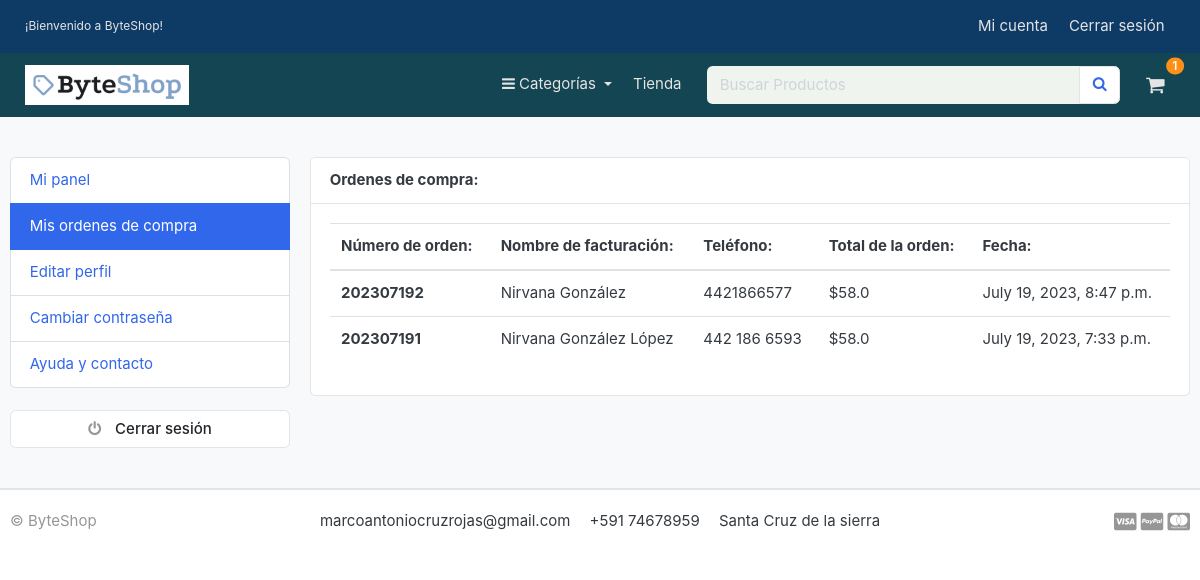
The app's page /accounts/my_orders/ (signed in) with its own data.
### orders/models.py (models this page shows, shortened)
class Order(models.Model):
    STATUS = (
        ('New', 'Nuevo'),
        ('Accepted', 'Aceptado'),
        ('Completed', 'Completado'),
        ('Cancelled', 'Cancelado'),
    )
    user = models.ForeignKey(Account, on_delete=models.SET_NULL, null=True)
    payment = models.ForeignKey(Payment, on_delete=models.SET_NULL, blank=True, null=True)
    order_number = models.CharField(max_length=20)
    first_name = models.CharField(max_length=50)
    last_name = models.CharField(max_length=50)
    phone = models.CharField(max_length=50)
    email = models.CharField(max_length=50)
    address_line_1 = models.CharField(max_length=100)
    address_line_2 = models.CharField(max_length=100)
    country = models.CharField(max_length=50)  # Agregado mio
    city = models.CharField(max_length=50)  # Agregado mio
    state = models.CharField(max_length=5)  # QUE ES CODIGO POSTAL EN CHECKOUT.HTML
    order_note = models.CharField(max_length=100, blank=True)
    order_total = models.FloatField()
    tax = models.FloatField()
    status = models.CharField(max_length=50, choices=STATUS, default='New')
    ip = models.CharField(blank=True, max_length=20)
    is_ordered = models.BooleanField(default=False)
    created_at = models.DateTimeField(auto_now_add=True)
    updated_at = models.DateTimeField(auto_now=True)
    def full_name(self):
        return f'{self.first_name} {self.last_name}'

### accounts/views.py (the view)
# urls.py: path('my_orders/', views.my_orders, name='my_orders'),
def my_orders(request):
    orders = Order.objects.filter(user=request.user, is_ordered=True).order_by('-created_at')
    context = {
        'orders': orders,
    }
    return render(request, 'accounts/my_orders.html', context)

### carts/context_processors.py (called while the page is built)
def counter(request):
    cart_count = 0
    try:
        cart = Cart.objects.filter(cart_id=_cart_id(request))
        if request.user.is_authenticated:
            cart_items = CartItem.objects.all().filter(user=request.user)
        else:
            cart_items = CartItem.objects.all().filter(cart=cart[:1])
        for cart_item in cart_items:
            cart_count += cart_item.quantity
    except Cart.DoesNotExist:
        cart_count = 0
    return dict(cart_count=cart_count)

### carts/views.py (called while the page is built)
def _cart_id(request):
    cart = request.session.session_key
    if not cart:
        cart = request.session.create()
    return cart

### category/context_processors.py (called while the page is built)
def menu_links(request):
    links = Category.objects.all()
    return dict(links=links)

### category/models.py (called while the page is built)
    def get_url(self):
        return reverse('products_by_category', args=[self.slug])

### templates/accounts/my_orders.html (shortened to what this page needs)
{% extends 'base.html' %}
{% block content %}
<section class="section-conten padding-y bg">
    <div class="container">
        <div class="row">
          {% include 'includes/dashboard_sidebar.html' %}
        <main class="col-md-9">
            <article class="card">
            <header class="card-header">
                <strong class="d-inline-block mr-3"> Ordenes de compra:</strong>
            </header>
            <div class="card-body">
                <div class="row">
                  <div class="col-md-12">
                    <table class="table table-hover">
                      <thead>
                        <tr>
                          <th scope="col">Número de orden: </th>
                          <th scope="col">Nombre de facturación: </th>
                          <th scope="col">Teléfono: </th>
                          <th scope="col">Total de la orden: </th>
                          <th scope="col">Fecha: </th>
                        </tr>
                      </thead>
                      <tbody>
                        {% for order in orders %}
                          <tr>
                            <th scope="row">{{ order.order_number }}</th>
                            <td>{{ order.full_name }}</td>
                            <td>{{ order.phone }}</td>
                            <td>${{ order.order_total }}</td>
                            <td>{{ order.created_at }}</td>
                          </tr>
                        {% endfor %}
                      </tbody>
                    </table>
                  </div>
                </div>
            </div>
            </article>
        </main>
    </div>
    </div>
    </section>
{% endblock %}

### ecommerce/static/css/ui.css (style rules this page uses)
html { font-family: "Inter", sans-serif; font-size: 15px; }
.padding-y { padding-top: 40px; padding-bottom: 40px; }
article:after, .form-group:after { display: block; clear: both; content: ""; }
.bg { background-color: #f8f9fa; }

### records on screen
Order: order_number "202307192", full_name "Nirvana González", phone "4421866577", order_total "58.0", created_at "July 19, 2023, 8:47 p.m."
Order: order_number "202307191", full_name "Nirvana González López", phone "442 186 6593", order_total "58.0", created_at "July 19, 2023, 7:33 p.m."

### other values on screen
{{ cart_count }} "1"
